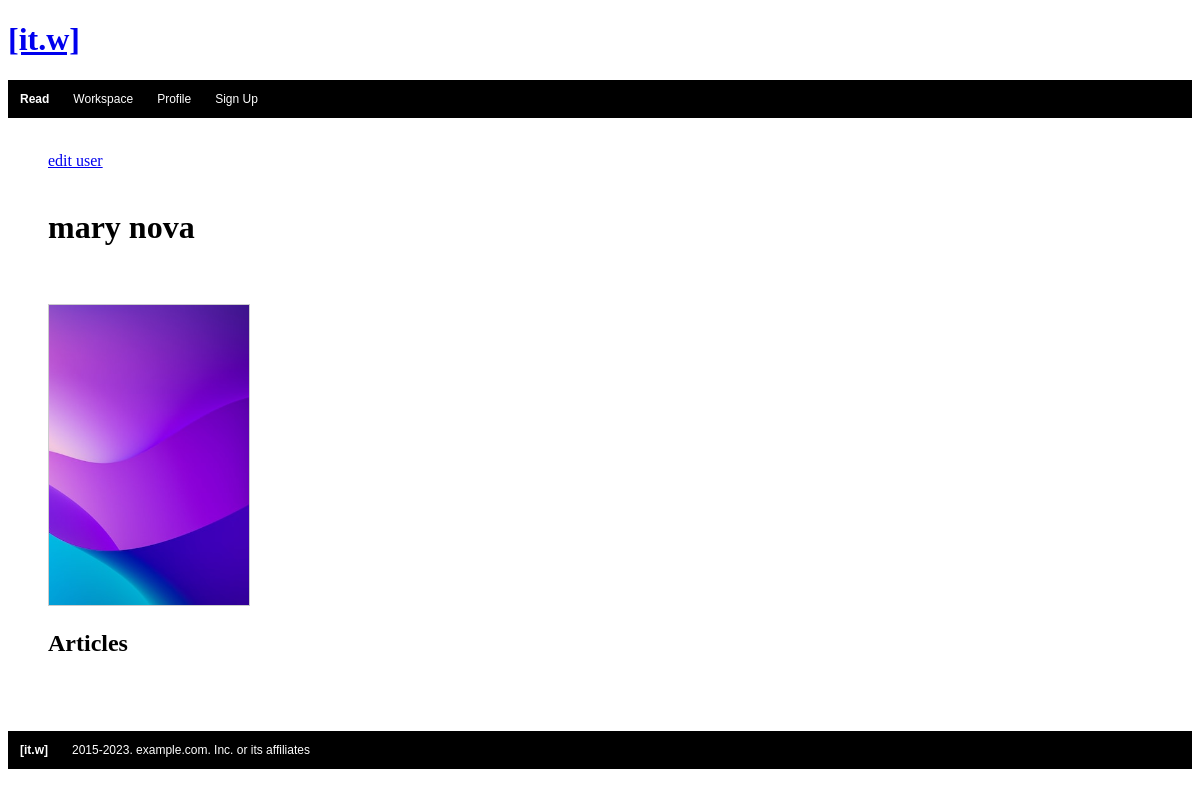
The page /users/user/1/ on the database as committed earlier.
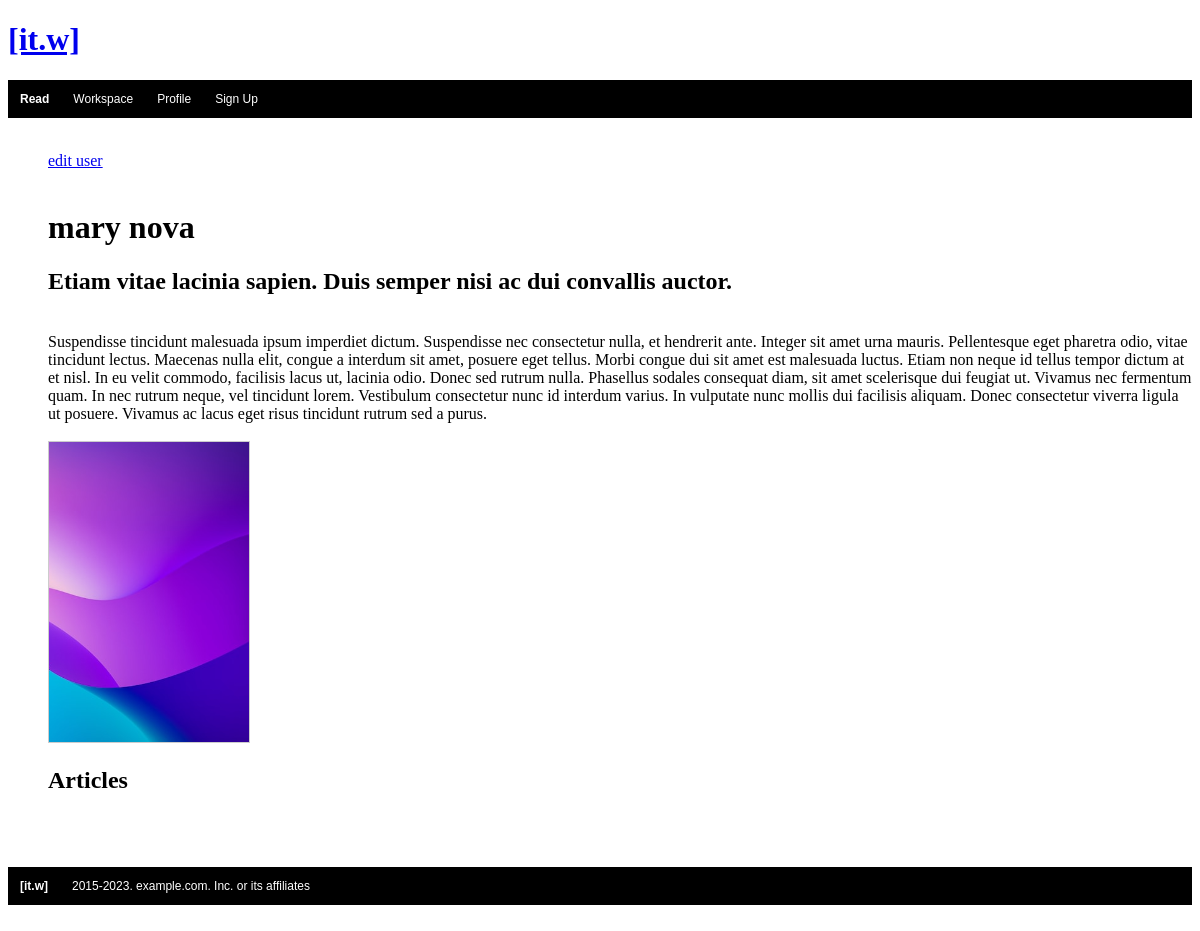
The same page on the database as committed later.
### users/models.py (models this page shows)
class User(models.Model):
    id = models.BigAutoField(primary_key=True)
    first_name = models.CharField(max_length=30)
    last_name= models.CharField(max_length=30)
    username = models.CharField(max_length=30)
    email = models.EmailField(max_length=30)
    password=models.CharField(max_length=30)
    short_description = models.TextField (max_length=160, blank=True)
    long_description = models.TextField (max_length=1000, blank=True)
    user_pic = models.ImageField(default='milad-fakurian-unsplash-user.jpg')
    class Meta:
        db_table = 'user_table'

### users/views.py (the view)
# urls.py: path("user/<int:user_id>/", views.user, name="user"),
def user(request, user_id):
    user_obj = User.objects.get(id=user_id)
    article_obj = Article.objects.all()
    article_obj_by_user = []
    for article in article_obj:
        if article.user.id == user_id:
            article_obj_by_user.append(article)
    context = {'user_obj':user_obj, 'article_obj':article_obj, 'article_obj_by_user':article_obj_by_user}
    return render (request,"users/user.html", context)

### users/templates/users/user.html (shortened to what this page needs)
<!DOCTYPE html>
<html lang="en">
<head>
    {% block content %}
</head>
<body>
    {% include 'itmagazineapp/topnav.html'%}
        <ul style="list-style-type:none;">
            <br>
            <li><a href="{% url 'edituser' user_obj.id %}">edit user</a></li>
            <br>
            <li><h1>{{user_obj.first_name}} {{user_obj.last_name}}</h1></li>
            <li><h2>{{user_obj.short_description}}</h2></li>
            <br>
            <li>{{user_obj.long_description}} </li>
            <br>
            <li><img src="{{user_obj.user_pic.url}}"
            style="object-fit:cover;
                object-position: right;
                width:200px;
                height:300px;
                border: solid 1px #CCC"> </li>
        </ul>
        <ul style="list-style-type:none;">
            <li><h2>Articles</h2></li>
        </ul>
        {% include 'itmagazineapp/footer.html'%}
    {% endblock %}
</body>
</html>

Rows that differ between the two databases and show on the page:
changed User "mary": short_description (not shown) → "Etiam vitae lacinia sapien. Duis semper nisi ac dui convallis auctor."; long_description (not shown) → "Suspendisse tincidunt malesuada ipsum imperdiet dictum. Suspendisse nec consectetur nulla, et hendrerit ante. Integer sit amet urna mauris. Pellentesque eget pharetra odio, vitae tincidunt lectus. Maecenas nulla elit, congue a interdum sit amet, posuere eget tellus. Morbi congue dui sit amet est malesuada luctus. Etiam non neque id tellus tempor dictum at et nisl. In eu velit commodo, facilisis lacus ut, lacinia odio. Donec sed rutrum nulla. Phasellus sodales consequat diam, sit amet scelerisque dui feugiat ut. Vivamus nec fermentum quam. In nec rutrum neque, vel tincidunt lorem. Vestibulum consectetur nunc id interdum varius. In vulputate nunc mollis dui facilisis aliquam. Donec…"
